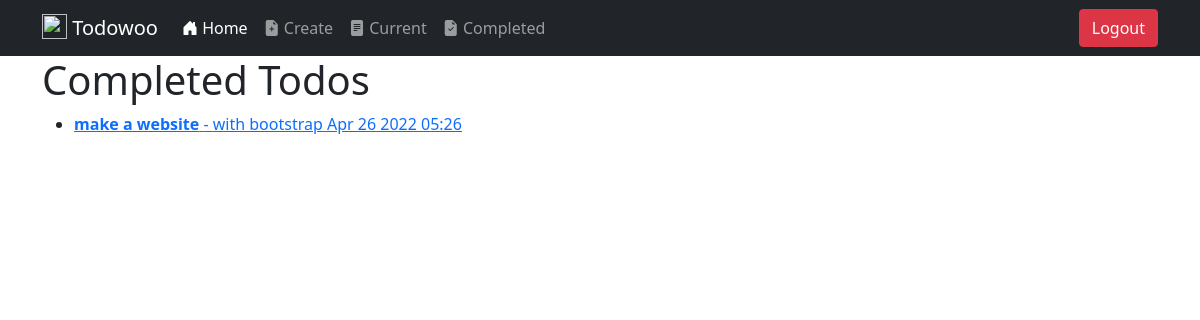
The app's page /completed/ (signed in) with its own data.
### todo/models.py (models this page shows, shortened)
class Todo(models.Model):
    title = models.CharField(max_length=100)
    description = models.TextField(blank=True)
    created = models.DateTimeField(auto_now_add=True)
    datecompleted = models.DateTimeField(null=True, blank=True)
    important = models.BooleanField(default=False)
    user = models.ForeignKey(User, on_delete=models.CASCADE)

### todo/views.py (the view)
# urls.py: path('completed/', views.completedtodos, name="completedtodos"),
@login_required
def completedtodos(request):
    todos = Todo.objects.filter(user=request.user, datecompleted__isnull=False).order_by('-datecompleted')
    return render(request, 'todo/completedtodos.html', {'todos': todos})

### todo/templates/todo/completedtodos.html
{% extends 'todo/base.html' %}
{% block content %}
<h1>Completed Todos</h1>
<ul>
{% for todo in todos %}
<li>
    <a href="{% url 'viewtodo' todo.id %}">
    {% if todo.important %}<b>{% endif %}{{ todo.title }}{% if todo.important %}</b>{% endif %}
    {% if todo.description %} - {{ todo.description }}{% endif %}
    {{ todo.datecompleted|date:'M j Y H:i' }}
    </a>
</li>
{% endfor %}
</ul>
{% endblock %}

### records on screen
Todo: title "make a website", description "with bootstrap", datecompleted "Apr 26 2022 05:26"
